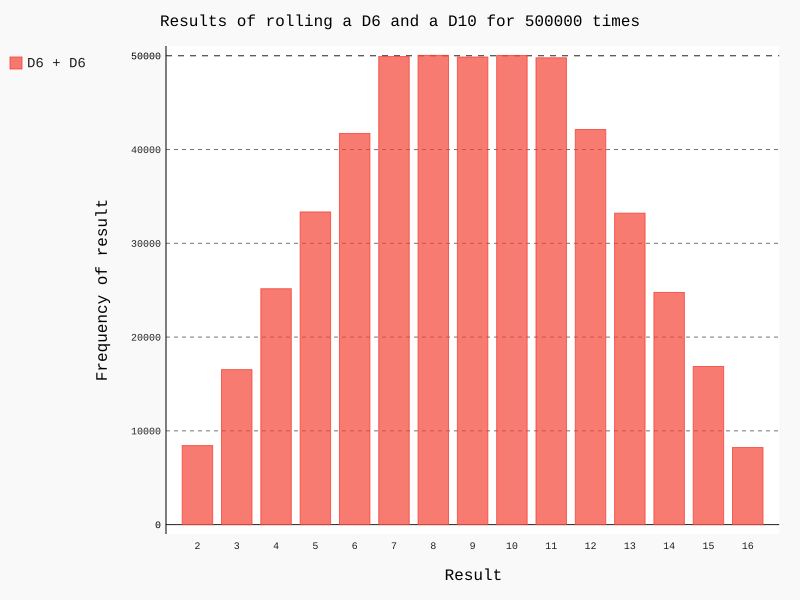

Write the Python code that produced this figure.
from die import Die
import pygal
#   Create two Dies with six sides
die_1 = Die()
die_2 = Die(10)
#   Make some rolls, and store the results in a list
results = []
for roll_num in range(500000) :
  result = die_1.roll() + die_2.roll()
  results.append(result)
#   Analyze the results
frequencies = []
max_result = die_1.num_sides + die_2.num_sides
for value in range(2, max_result + 1) :
  frequency = results.count(value)
  frequencies.append(frequency)
#   Visualize the results
hist = pygal.Bar()
hist.title = "Results of rolling a D6 and a D10 for 500000 times"
hist.x_labels = [
  '2', '3', '4', '5', '6', '7',
  '8', '9', '10', '11', '12', '13', '14', '15', '16']
hist.x_title = "Result"
hist.y_title = "Frequency of result"
hist.add("D6 + D6", frequencies)
hist.render_to_file('die_visual.svg')
print(frequencies)
